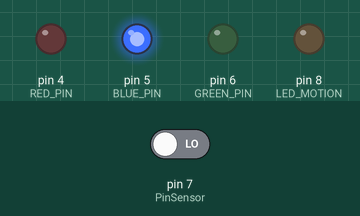
Recording of a sketch running on a simulated Arduino Nano, built with avr-gcc and run on an emulated ATmega328P. On the bench: output pins drawn as LEDs (lit = HIGH). Inputs (shaded band) come from the test bench; at power-on: pin 7 (PinSensor) LOW. What the sketch prints to the serial monitor is not drawn.

Above: at 1.2 s.
1.3 s: pin 7 (PinSensor) driven HIGH
At 1.9 s:
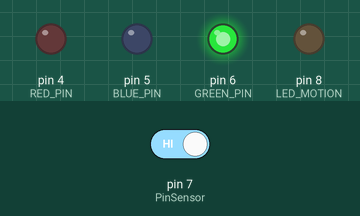
2.8 s: pin 7 (PinSensor) driven LOW
At 3.4 s:
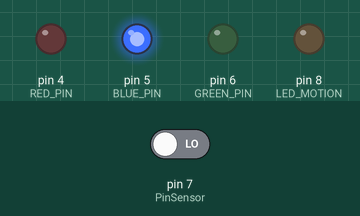
Timing chart, 0 to 5.8 s (numbered marks = the images above; inputs shaded):
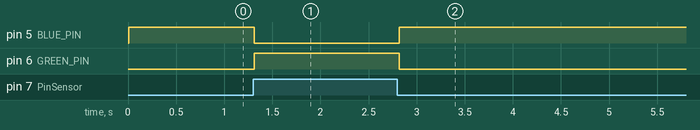

The sketch:

Nano.ino
```cpp
//  MASTER:
//  Command:  M: Master
//            A1: Address 1 -> 5
//            E: End
//
//  SLAVE:
//  Command:  S:  Slave
//            A1: Address 1-> 5
//            C:  C - Close; O - Open; S - SOS; P - Motion
//            E: End

#include <SoftwareSerial.h>

#define TX 3
#define RX 2

SoftwareSerial ClientSerial(TX, RX);

//Command
const char MASTER = 'M';
const char ENDLINE = 'E';
const char SLAVE = 'S';
const char CMD_CLOSE = 'C';
const char CMD_OPEN = 'O';
const char CMD_SOS = 'S';
const char CMD_MOTION = 'P';

int counter = 1000;
int nSensorInput = 0;
String ADDRESS = "A4";
int nSendData = 0;

const int RED_PIN = 4;    // led đỏ
const int BLUE_PIN = 5;  // led xanh dương
const int GREEN_PIN = 6;  // led xanh dương
const int PinSensor = 7; // pin sensor LJ
const int LED_MOTION = 8; // led sensor motion
const int PinSensorMotion = 9; // pin sensor motion

//const int M0_PIN = 10;
//const int M1_PIN = 11;

// int PARA_COUNT_ERROR = 9;
// int PARA_SEND_DELAY = 1;
// int PARA_COUNT_NOISE = 2;
// int PARA_COUNT_SOS = 3;

int SEND_DELAY = 100;
int COUNT_NOISE = 0;
int COUNT_SOS = 200;

char STATE = 'E';
char CurrentState = 'E';
const char STATE_ERROR = 'R';
const char STATE_CLOSE = 'C';
const char STATE_OPEN = 'O';
const char STATE_SOS = 'N';
const char STATE_MOTION = 'P';

int statusmotion = 0;
int StatusSensor =0;
int nCount;

char address = 0;

void setup() {

  Serial.begin(9600);
  ClientSerial.begin(9600);
  Serial.println("Door Start");

  pinMode(PinSensorMotion, INPUT);
  pinMode(PinSensor, INPUT);
  pinMode(RED_PIN, OUTPUT);
  pinMode(GREEN_PIN, OUTPUT);
  pinMode(BLUE_PIN, OUTPUT);
  pinMode(LED_MOTION, OUTPUT);

//    pinMode(M0_PIN, OUTPUT);
//  pinMode(M1_PIN, OUTPUT);
//  digitalWrite (M0_PIN, LOW);
//  digitalWrite (M1_PIN, LOW);
}

void loop() {
  //Sensor Motion
//
//  if(statusmotion != digitalRead (PinSensorMotion))
//   {
//    statusmotion = digitalRead (PinSensorMotion);
//   }
//// statusmotion = digitalRead (PinSensorMotion);
//  if(statusmotion == 1){
//    LED_Display_Motion();
//  }else
//  {
//    LED_Display_Motion_Off();
//  }

  //Sensor LJ12A3-4Z/BX
   if(StatusSensor != digitalRead (PinSensor))
   {
    StatusSensor = digitalRead (PinSensor);
    nCount = 0;
   }
  if(StatusSensor == 1)
  {
    nCount++;
    if (nCount <= COUNT_SOS)
    {
        STATE = STATE_OPEN;
    }
    else if(nCount > COUNT_SOS)
    {
        STATE = STATE_SOS;
    }
  }else if (StatusSensor == 0)
  {
    STATE = STATE_CLOSE;
  }else
  {
    STATE = STATE_ERROR;
  }


String strSendData = SLAVE + ADDRESS + STATE + ENDLINE;
//Serial.println(strSendData);
  char buff[20];
  strSendData.toCharArray(buff, 10);


  if (STATE != CurrentState)
  {
    //Serial.println(STATE);
    CurrentState = STATE;
    ClientSerial.write(buff);
    ClientSerial.flush();
    switch (STATE)
    {
      case STATE_CLOSE:
        LED_Display_DoorClose();
      break;
      case STATE_OPEN:
        LED_Display_DoorOpen();
      break;
      case STATE_SOS:
        LED_Display_SOS();
      break;
      case STATE_ERROR:
        LED_Display_ERROR();
      break;
    //   case STATE_MOTION:
    //     LED_Display_Motion();
    //   break;
    }
  }


  if (ClientSerial.available() > 0){
    char readChar = ClientSerial.read();
    delay(5);
    String address = "";

    if (readChar == MASTER)
    {
      while (ClientSerial.available())
      {
        readChar = ClientSerial.read();
        delay(5);
        if (readChar == ENDLINE) break;
        address += readChar;
      }
      Serial.print("Read: ");
      Serial.println(address);
    }

    if (address == ADDRESS)
    {
      Serial.print("Send: ");
      //Serial.write(nSendData);


//  statusmotion = digitalRead (PinSensorMotion);
//    if(statusmotion == 1){
//      String strSendData1 = SLAVE + ADDRESS + STATE_MOTION + ENDLINE;
//      Serial.println(strSendData1);
//    }else
//    {
//      Serial.println(strSendData);
//    }

        Serial.println(strSendData);
      ClientSerial.write(buff);
      ClientSerial.flush();
    }
  }
  delay(SEND_DELAY);
}


void LED_Display_SOS()
{
    LED_Display_OFF();
    digitalWrite(RED_PIN, HIGH);
}

 void LED_Display_DoorOpen()
{
  LED_Display_OFF();
  digitalWrite(GREEN_PIN, HIGH);
}

 void LED_Display_DoorClose()
{
  LED_Display_OFF();
  digitalWrite(BLUE_PIN, HIGH);
}

void LED_Display_OFF()
{
  digitalWrite(RED_PIN, LOW);
  digitalWrite(GREEN_PIN, LOW);
  digitalWrite(BLUE_PIN, LOW);
}

void LED_Display_ERROR()
{
  LED_Display_OFF();
  digitalWrite(RED_PIN, HIGH);
}

 void LED_Display_Motion()
{
  digitalWrite(LED_MOTION, HIGH);

  // LED_Display_OFF();
  // digitalWrite(RED_PIN, HIGH);
  // digitalWrite(GREEN_PIN, HIGH);
  // digitalWrite(BLUE_PIN, HIGH);
}

void LED_Display_Motion_Off()
{
  digitalWrite(LED_MOTION, LOW);
}
```

Measured:
- after the input at 1.3 s, pin 5 (BLUE_PIN): HIGH → LOW at once; pin 6 (GREEN_PIN): LOW → HIGH at once
- after the input at 2.8 s, pin 5 (BLUE_PIN): LOW → HIGH at once; pin 6 (GREEN_PIN): HIGH → LOW at once
